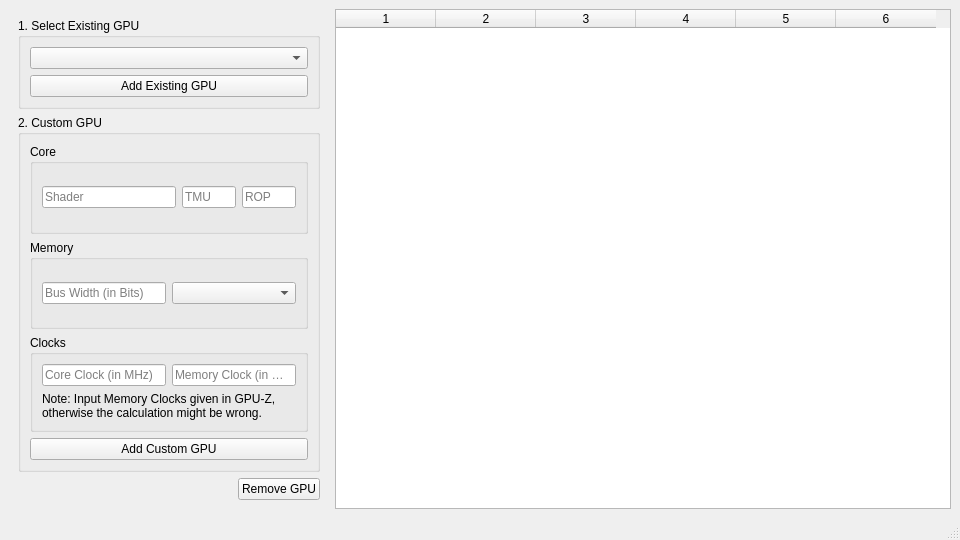
<?xml version="1.0" encoding="UTF-8"?>
<ui version="4.0">
 <class>MainWindow</class>
 <widget class="QMainWindow" name="MainWindow">
  <property name="geometry">
   <rect>
    <x>0</x>
    <y>0</y>
    <width>960</width>
    <height>540</height>
   </rect>
  </property>
  <property name="windowTitle">
   <string>GPU Calculator v3</string>
  </property>
  <widget class="QWidget" name="centralwidget">
   <layout class="QHBoxLayout" name="horizontalLayout_4">
    <item>
     <widget class="QWidget" name="verticalWidget" native="true">
      <property name="sizePolicy">
       <sizepolicy hsizetype="Preferred" vsizetype="Preferred">
        <horstretch>2</horstretch>
        <verstretch>0</verstretch>
       </sizepolicy>
      </property>
      <property name="minimumSize">
       <size>
        <width>280</width>
        <height>0</height>
       </size>
      </property>
      <layout class="QVBoxLayout" name="verticalLayout" stretch="0,0,0">
       <property name="sizeConstraint">
        <enum>QLayout::SetDefaultConstraint</enum>
       </property>
       <item>
        <widget class="QGroupBox" name="fromdatabase">
         <property name="title">
          <string>1. Select Existing GPU</string>
         </property>
         <layout class="QVBoxLayout" name="verticalLayout_7">
          <item>
           <widget class="QComboBox" name="GPUList"/>
          </item>
          <item>
           <widget class="QPushButton" name="AddExistingGPU">
            <property name="text">
             <string>Add Existing GPU</string>
            </property>
           </widget>
          </item>
         </layout>
        </widget>
       </item>
       <item>
        <widget class="QGroupBox" name="customgpu">
         <property name="sizePolicy">
          <sizepolicy hsizetype="Preferred" vsizetype="Expanding">
           <horstretch>0</horstretch>
           <verstretch>0</verstretch>
          </sizepolicy>
         </property>
         <property name="title">
          <string>2. Custom GPU</string>
         </property>
         <layout class="QVBoxLayout" name="verticalLayout_6">
          <item>
           <widget class="QGroupBox" name="Core">
            <property name="sizePolicy">
             <sizepolicy hsizetype="Preferred" vsizetype="Preferred">
              <horstretch>0</horstretch>
              <verstretch>2</verstretch>
             </sizepolicy>
            </property>
            <property name="title">
             <string>Core</string>
            </property>
            <layout class="QHBoxLayout" name="horizontalLayout_6">
             <item>
              <widget class="QLineEdit" name="inputShader">
               <property name="sizePolicy">
                <sizepolicy hsizetype="Expanding" vsizetype="Fixed">
                 <horstretch>5</horstretch>
                 <verstretch>0</verstretch>
                </sizepolicy>
               </property>
               <property name="inputMask">
                <string/>
               </property>
               <property name="text">
                <string/>
               </property>
               <property name="placeholderText">
                <string>Shader</string>
               </property>
              </widget>
             </item>
             <item>
              <widget class="QLineEdit" name="inputTMU">
               <property name="sizePolicy">
                <sizepolicy hsizetype="Expanding" vsizetype="Fixed">
                 <horstretch>2</horstretch>
                 <verstretch>0</verstretch>
                </sizepolicy>
               </property>
               <property name="placeholderText">
                <string>TMU</string>
               </property>
              </widget>
             </item>
             <item>
              <widget class="QLineEdit" name="inputROP">
               <property name="sizePolicy">
                <sizepolicy hsizetype="Expanding" vsizetype="Fixed">
                 <horstretch>2</horstretch>
                 <verstretch>0</verstretch>
                </sizepolicy>
               </property>
               <property name="placeholderText">
                <string>ROP</string>
               </property>
              </widget>
             </item>
            </layout>
           </widget>
          </item>
          <item>
           <widget class="QGroupBox" name="Memory">
            <property name="sizePolicy">
             <sizepolicy hsizetype="Preferred" vsizetype="Preferred">
              <horstretch>0</horstretch>
              <verstretch>2</verstretch>
             </sizepolicy>
            </property>
            <property name="title">
             <string>Memory</string>
            </property>
            <layout class="QHBoxLayout" name="horizontalLayout_8">
             <item>
              <widget class="QLineEdit" name="inputBusWidth">
               <property name="placeholderText">
                <string>Bus Width (in Bits)</string>
               </property>
              </widget>
             </item>
             <item>
              <widget class="QComboBox" name="chooseMemType">
               <property name="sizePolicy">
                <sizepolicy hsizetype="Expanding" vsizetype="Fixed">
                 <horstretch>0</horstretch>
                 <verstretch>0</verstretch>
                </sizepolicy>
               </property>
              </widget>
             </item>
            </layout>
           </widget>
          </item>
          <item>
           <widget class="QGroupBox" name="Clocks">
            <property name="sizePolicy">
             <sizepolicy hsizetype="Preferred" vsizetype="Preferred">
              <horstretch>0</horstretch>
              <verstretch>2</verstretch>
             </sizepolicy>
            </property>
            <property name="title">
             <string>Clocks</string>
            </property>
            <layout class="QVBoxLayout" name="verticalLayout_5">
             <item>
              <layout class="QHBoxLayout" name="horizontalLayout_7">
               <item>
                <widget class="QLineEdit" name="inputCoreHz">
                 <property name="placeholderText">
                  <string>Core Clock (in MHz)</string>
                 </property>
                </widget>
               </item>
               <item>
                <widget class="QLineEdit" name="inputMemHz">
                 <property name="placeholderText">
                  <string>Memory Clock (in MHz)</string>
                 </property>
                </widget>
               </item>
              </layout>
             </item>
             <item>
              <widget class="QLabel" name="label">
               <property name="text">
                <string>Note: Input Memory Clocks given in GPU-Z, 
otherwise the calculation might be wrong.</string>
               </property>
              </widget>
             </item>
            </layout>
           </widget>
          </item>
          <item>
           <widget class="QPushButton" name="AddCustomGPU">
            <property name="text">
             <string>Add Custom GPU</string>
            </property>
           </widget>
          </item>
         </layout>
        </widget>
       </item>
       <item>
        <layout class="QHBoxLayout" name="horizontalLayout_2">
         <item>
          <spacer name="horizontalSpacer">
           <property name="orientation">
            <enum>Qt::Horizontal</enum>
           </property>
           <property name="sizeHint" stdset="0">
            <size>
             <width>40</width>
             <height>20</height>
            </size>
           </property>
          </spacer>
         </item>
         <item>
          <widget class="QPushButton" name="RemoveGPU">
           <property name="text">
            <string>Remove GPU</string>
           </property>
          </widget>
         </item>
        </layout>
       </item>
      </layout>
     </widget>
    </item>
    <item>
     <widget class="QTableWidget" name="MainTable">
      <property name="sizePolicy">
       <sizepolicy hsizetype="MinimumExpanding" vsizetype="Expanding">
        <horstretch>3</horstretch>
        <verstretch>0</verstretch>
       </sizepolicy>
      </property>
      <property name="minimumSize">
       <size>
        <width>0</width>
        <height>0</height>
       </size>
      </property>
      <property name="sizeAdjustPolicy">
       <enum>QAbstractScrollArea::AdjustToContents</enum>
      </property>
      <property name="editTriggers">
       <set>QAbstractItemView::NoEditTriggers</set>
      </property>
      <property name="columnCount">
       <number>6</number>
      </property>
      <column/>
      <column/>
      <column/>
      <column/>
      <column/>
      <column/>
     </widget>
    </item>
   </layout>
  </widget>
  <widget class="QStatusBar" name="statusbar"/>
 </widget>
 <resources/>
 <connections/>
</ui>
